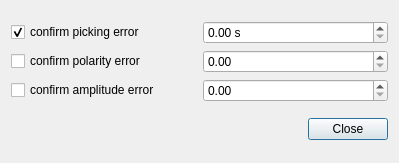
<?xml version="1.0" encoding="UTF-8"?>
<ui version="4.0">
 <class>Dialog</class>
 <widget class="QDialog" name="Dialog">
  <property name="geometry">
   <rect>
    <x>0</x>
    <y>0</y>
    <width>399</width>
    <height>163</height>
   </rect>
  </property>
  <property name="windowTitle">
   <string>Uncertainty Info</string>
  </property>
  <layout class="QVBoxLayout" name="verticalLayout">
   <item>
    <layout class="QGridLayout" name="gridLayout_2">
     <item row="1" column="1">
      <widget class="QDoubleSpinBox" name="polaritySB"/>
     </item>
     <item row="0" column="0">
      <widget class="QCheckBox" name="confirmPickCB">
       <property name="text">
        <string>confirm picking error</string>
       </property>
       <property name="checked">
        <bool>true</bool>
       </property>
      </widget>
     </item>
     <item row="0" column="1">
      <widget class="QDoubleSpinBox" name="uncertainitySB">
       <property name="suffix">
        <string> s</string>
       </property>
      </widget>
     </item>
     <item row="1" column="0">
      <widget class="QCheckBox" name="checkBox">
       <property name="text">
        <string>confirm polarity error</string>
       </property>
      </widget>
     </item>
     <item row="2" column="0">
      <widget class="QCheckBox" name="checkBox_2">
       <property name="text">
        <string>confirm amplitude error</string>
       </property>
      </widget>
     </item>
     <item row="2" column="1">
      <widget class="QDoubleSpinBox" name="amplitudeSB"/>
     </item>
    </layout>
   </item>
   <item>
    <widget class="QDialogButtonBox" name="buttonBox">
     <property name="orientation">
      <enum>Qt::Horizontal</enum>
     </property>
     <property name="standardButtons">
      <set>QDialogButtonBox::Close</set>
     </property>
    </widget>
   </item>
  </layout>
 </widget>
 <resources/>
 <connections>
  <connection>
   <sender>buttonBox</sender>
   <signal>accepted()</signal>
   <receiver>Dialog</receiver>
   <slot>accept()</slot>
   <hints>
    <hint type="sourcelabel">
     <x>248</x>
     <y>254</y>
    </hint>
    <hint type="destinationlabel">
     <x>157</x>
     <y>274</y>
    </hint>
   </hints>
  </connection>
  <connection>
   <sender>buttonBox</sender>
   <signal>rejected()</signal>
   <receiver>Dialog</receiver>
   <slot>reject()</slot>
   <hints>
    <hint type="sourcelabel">
     <x>316</x>
     <y>260</y>
    </hint>
    <hint type="destinationlabel">
     <x>286</x>
     <y>274</y>
    </hint>
   </hints>
  </connection>
 </connections>
</ui>
